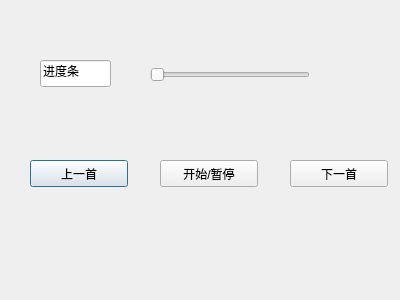
<?xml version="1.0" encoding="UTF-8"?>
<ui version="4.0">
 <class>myDlg8</class>
 <widget class="QDialog" name="myDlg8">
  <property name="geometry">
   <rect>
    <x>0</x>
    <y>0</y>
    <width>400</width>
    <height>300</height>
   </rect>
  </property>
  <property name="windowTitle">
   <string>Dialog</string>
  </property>
  <widget class="QSlider" name="horizontalSlider">
   <property name="geometry">
    <rect>
     <x>150</x>
     <y>60</y>
     <width>160</width>
     <height>29</height>
    </rect>
   </property>
   <property name="orientation">
    <enum>Qt::Horizontal</enum>
   </property>
  </widget>
  <widget class="QLineEdit" name="lineEdit">
   <property name="geometry">
    <rect>
     <x>40</x>
     <y>60</y>
     <width>71</width>
     <height>27</height>
    </rect>
   </property>
   <property name="text">
    <string>进度条</string>
   </property>
  </widget>
  <widget class="QPushButton" name="pushButton">
   <property name="geometry">
    <rect>
     <x>30</x>
     <y>160</y>
     <width>98</width>
     <height>27</height>
    </rect>
   </property>
   <property name="text">
    <string>上一首</string>
   </property>
  </widget>
  <widget class="QPushButton" name="pushButton_2">
   <property name="geometry">
    <rect>
     <x>290</x>
     <y>160</y>
     <width>98</width>
     <height>27</height>
    </rect>
   </property>
   <property name="text">
    <string>下一首</string>
   </property>
  </widget>
  <widget class="QPushButton" name="pushButton_3">
   <property name="geometry">
    <rect>
     <x>160</x>
     <y>160</y>
     <width>98</width>
     <height>27</height>
    </rect>
   </property>
   <property name="text">
    <string>开始/暂停</string>
   </property>
  </widget>
 </widget>
 <resources/>
 <connections/>
</ui>
